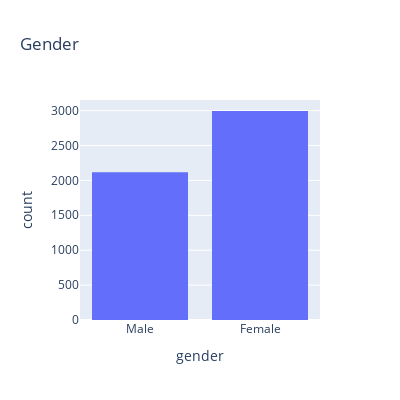

Source (notebook cell):
### Code cell
my_new_data1= my_new_data[my_new_data['gender'] != 'Other']
fig = px.histogram(my_new_data1, x="gender", title='Gender', width=400, height=400)
fig.show()

### Figure 1 — Plotly figure (JSON) as saved in the notebook; plotly's stock layout.template omitted (floating-point values rounded to 4 significant figures; data arrays with more than 128 entries replaced by an {"elided": "..."} marker saying what was removed)
{"data": [{"alignmentgroup": "True", "bingroup": "x", "hovertemplate": "gender=%{x}<br>count=%{y}<extra></extra>", "legendgroup": "", "marker": {"color": "#636efa", "pattern": {"shape": ""}}, "name": "", "offsetgroup": "", "orientation": "v", "showlegend": false, "x": {"elided": "5109 str values"}, "xaxis": "x", "yaxis": "y", "type": "histogram"}], "layout": {"xaxis": {"anchor": "y", "domain": [0.0, 1.0], "title": {"text": "gender"}}, "yaxis": {"anchor": "x", "domain": [0.0, 1.0], "title": {"text": "count"}}, "legend": {"tracegroupgap": 0}, "title": {"text": "Gender"}, "barmode": "relative", "height": 400, "width": 400}}
